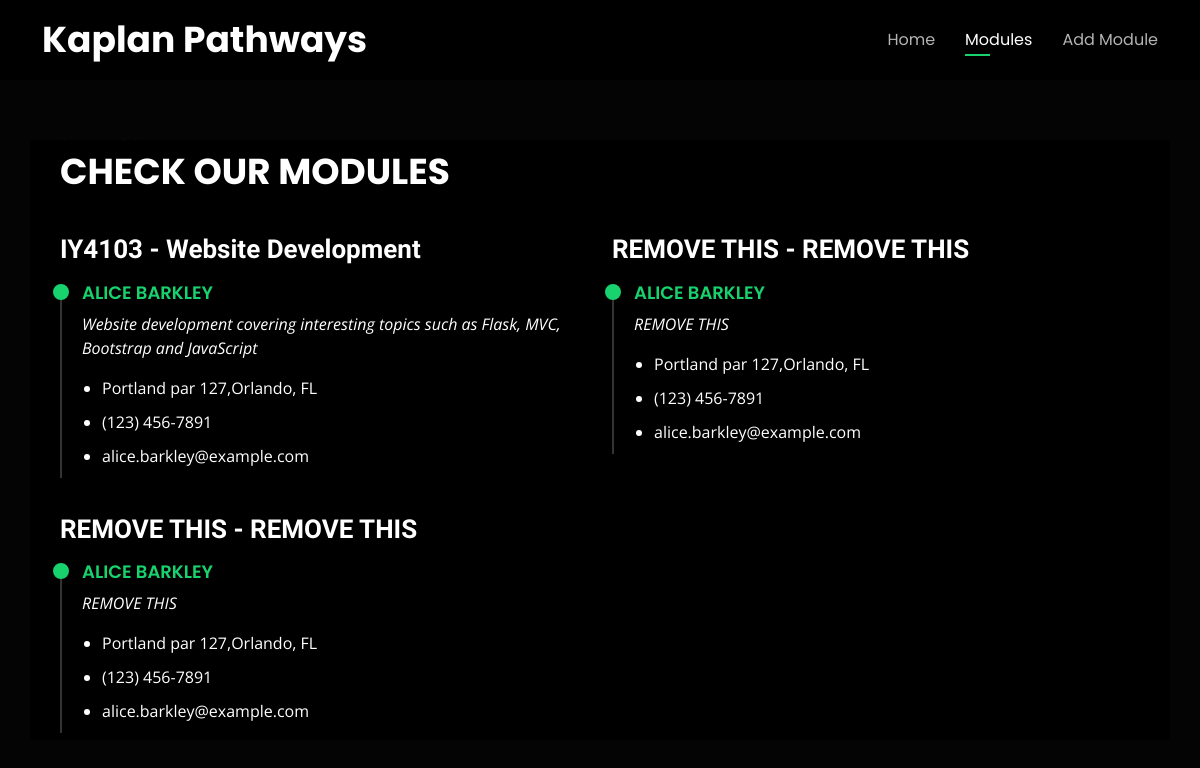
The page /modules on the database its author committed.
### app.py (models this page shows, shortened)
class Modules(db.Model):
    id = db.Column(db.Integer, primary_key = True)
    name = db.Column(db.String())
    code = db.Column(db.String())
    description = db.Column(db.String())
    startDate = db.Column(db.DateTime())
    endDate = db.Column(db.DateTime())

### app.py (the view)
@app.route('/modules')
def modules():
    return render_template("modules.html", modules = Modules.query.all())

### templates/modules.html (shortened to what this page needs)
{% extends "template.html" %}
{% block content %}
<section id="resume" class="resume">
  <div class="container">
    <div class="section-title">
      <p>Check our Modules</p>
    </div>
    <div class="row">
      {% for module in modules %}
      <div class="col-lg-6">
        <h3 class="resume-title">{{ module.code }} - {{ module.name }}</h3>
        <div class="resume-item pb-0">
          <h4>Alice Barkley</h4>
          <p><em>{{ module.description }}</em></p>
          <p>
          <ul>
            <li>Portland par 127,Orlando, FL</li>
            <li>(123) 456-7891</li>
            <li>alice.barkley@example.com</li>
          </ul>
          </p>
        </div>
      </div>
      {% endfor %}
    </div>
  </div>
</section>
{% endblock %}

### static/styles/main.css (style rules this page uses)
body { font-family: "Open Sans", sans-serif; background-color: #040404; color: #fff; position: relative; background: transparent; }
body::before { content: ""; position: fixed; background: #040404 url("https://images.unsplash.com/photo-1563305096-9af2877f57f9?q=80&w=2670&auto=format&fit=crop&ixlib=rb-4.0.3&ixid=M3wxMjA3fDB8MHxwaG90by1wYWdlfHx8fGVufDB8fHx8fA%3D%3D") top right no-repeat; background-size: cover; left: 0; right: 0; top: 0; height: 100vh; z-index: -1; }
@media (min-width: 1024px) { body::before { background-attachment: fixed; } }
h1, h2, h3, h4, h5, h6 { font-family: "Raleway", sans-serif; }
section { overflow: hidden; width: 100%; top: 140px; bottom: 100%; transition: ease-in-out 0.4s; z-index: 2; }
section .container { background: rgba(0, 0, 0, 0.9); padding: 30px; }
.section-title p { margin: 0; margin: -15px 0 15px 0; font-size: 36px; font-weight: 700; text-transform: uppercase; font-family: "Poppins", sans-serif; color: #fff; }
#resume { position: relative; height: 75vh; display: flex; align-items: center; }
.resume .resume-title { font-size: 26px; font-weight: 700; margin-top: 20px; margin-bottom: 20px; color: #fff; }
.resume .resume-item { padding: 0 0 20px 20px; margin-top: -2px; border-left: 2px solid rgba(255, 255, 255, 0.2); position: relative; }
.resume .resume-item h4 { line-height: 18px; font-size: 18px; font-weight: 600; text-transform: uppercase; font-family: "Poppins", sans-serif; color: #18d26e; margin-bottom: 10px; }
.resume .resume-item ul { padding-left: 20px; }
.resume .resume-item ul li { padding-bottom: 10px; }
.resume .resume-item:last-child { padding-bottom: 0; }
.resume .resume-item::before { content: ""; position: absolute; width: 16px; height: 16px; border-radius: 50px; left: -9px; top: 0; background: #18d26e; border: 2px solid #18d26e; }

### rows shown on the page
Modules: code "IY4103", name "Website Development", description "Website development covering interesting topics such as Flask, MVC, Bootstrap and JavaScript"
Modules: code "REMOVE THIS", name "REMOVE THIS", description "REMOVE THIS"
Modules: code "REMOVE THIS", name "REMOVE THIS", description "REMOVE THIS"
